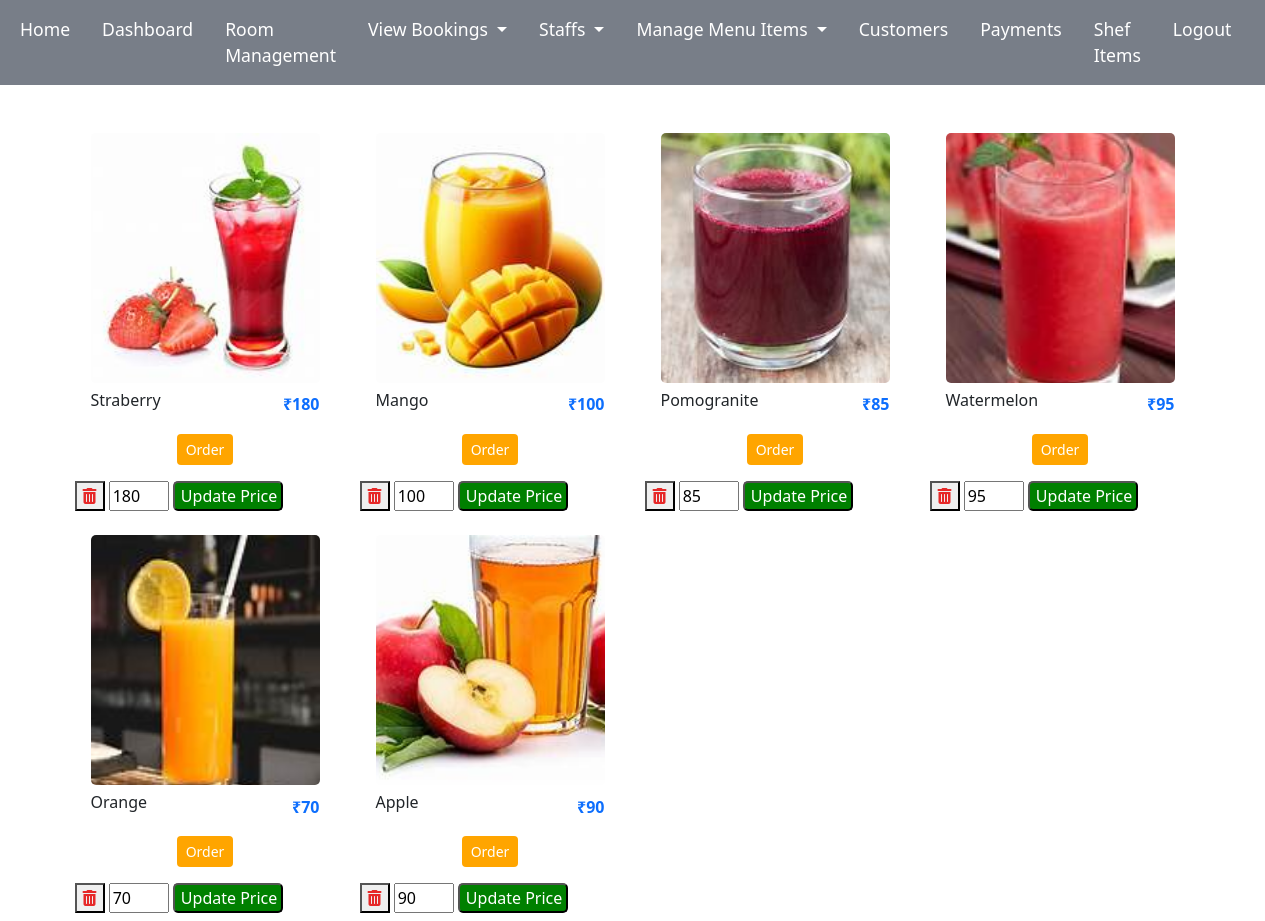
The page /adminbeverages.php on the database its author committed.
### tables this page shows
CREATE TABLE `food` (
  `foodtype` varchar(50) DEFAULT NULL,
  `vegornonveg` varchar(50) NOT NULL DEFAULT '0',
  `foodname` varchar(50) DEFAULT NULL,
  `foodprice` varchar(50) DEFAULT NULL,
  `foodimage` varchar(50) DEFAULT NULL,
  `description` varchar(50) DEFAULT NULL,
  `id` int(11) NOT NULL
);

### adminbeverages.php (the view, shortened to what this page needs)
<?php include("admintab.php"); ?>
<!DOCTYPE html>
<html lang="en">
<head>
 <link rel="stylesheet" href="https://cdnjs.cloudflare.com/ajax/libs/font-awesome/6.7.2/css/all.min.css">
  <link rel="stylesheet" href="bootstrap-5.3.5-dist/css/bootstrap.min.css">
  <link rel="stylesheet" href="admin.css">
  <link rel="stylesheet" href="https://cdnjs.cloudflare.com/ajax/libs/font-awesome/6.4.0/css/all.min.css">
</head>
<body>
  <div class="container">
    <div class="row">
      <?php
      $sql = "SELECT * FROM food where foodtype = 'Beverages'";
      $retval = mysqli_query($conn, $sql);
      while ($row = mysqli_fetch_assoc($retval)) {
      ?>
        <div class="col-lg-3 col-md-4 col-sm-8 mb-2 custom-margin">
          <div class="box p-3 text-center">
            <div class="img-box mb-2" style="border-radius:5px; overflow:hidden;">
              <img src="fimages/beverages/<?php echo $row['foodimage']; ?>" class="img-fluid" style="height:250px; width:250px; object-fit:cover;" alt="Food Image">
            </div>
            <div class="detail-box d-flex justify-content-between align-items-center">
              <h6 class="fw-400 mb-2"><?php echo $row['foodname']; ?></h6>
              <span class="text-primary fw-bold">₹<?php echo $row['foodprice']; ?></span>
            </div>
            <div class="mt-3">
              <button class="btn btn-sm fw-400" style="background-color:orange; color:#FFFFFF;">Order</button>
            </div>
          </div>
          <form action="" method="post">
            <button type="submit" name="delete" value="Delete"> <i class="fa-solid fa-trash-can" style="color: #e62828; border:none;"></i></button>
            <input type="text" name="fprice" value="<?php echo $row['foodprice'] ?>" style="width:60px;" required />
            <input type="submit" name="update" value="Update Price"  style="width:110px;  border-radius:5px; background-color:green; color:#FFFFFF;" />
          </form>
        </div>
      <?php
      }
      ?>
    </div>
  </div>
</body>
</html>

### admintab.php (shortened to what this page needs)
<!DOCTYPE html>
<html lang="en">
<head>
  <link rel="stylesheet" href="admin.css">
  <link href="https://cdn.jsdelivr.net/npm/bootstrap@5.3.5/dist/css/bootstrap.min.css" rel="stylesheet">
</head>
<body>
  <nav class="navbar navbar-expand-lg" style="color: white;  background-color:rgb(120, 126, 136); ">
    <div class="container-fluid " id="adminnavbarNav">
      <div class="collapse navbar-collapse" id="navbarSupportedContent">
        <ul class="navbar-nav me-auto mb-2 mb-lg-0">
          <li class="nav-item  me-3">
            <a class="nav-link" href="cfolder/home.php">Home</a>
          </li>
          <li class="nav-item  me-3">
            <a class="nav-link" aria-current="page" href="dashboard.php">Dashboard</a>
          </li>
          <li class="nav-item  me-3">
            <a class="nav-link" href="#">Room Management</a>
          </li>
          <li class="nav-item dropdown me-3">
            <a class="nav-link dropdown-toggle" href="#" role="button" data-bs-toggle="dropdown" aria-expanded="false">
           View Bookings
            </a>
          </li>
          <li class="nav-item dropdown me-3">
            <a class="nav-link dropdown-toggle" href="#" role="button" data-bs-toggle="dropdown" aria-expanded="false">
              Staffs
            </a>
          </li>
          <li class="nav-item dropdown me-3">
            <a class="nav-link dropdown-toggle" href="#" role="button" data-bs-toggle="dropdown" aria-expanded="false">
              Manage Menu Items
            </a>
          </li>
          <li class="nav-item me-3">
            <a class="nav-link" href="adminviewcustomerdetails.php">Customers</a>
          </li>
          <li class="nav-item me-3">
            <a class="nav-link" href="adminpayment.php">Payments</a>
          </li>
          <li class="nav-item me-3">
            <a class="nav-link" href="adminshefitems.php">Shef Items</a>
          </li>
          <li class="nav-item me-3">
            <a class="nav-link" href="#">Logout</a>
          </li>
        </ul>
      </div>
    </div>
  </nav>
</body>
</html>

### admin.css (style rules this page uses)
.navbar-nav .nav-link { font-size: 1.1rem; color: white }

### rows shown on the page
food: foodimage (picture), foodname "Straberry", foodprice "180", fprice "180"
food: foodimage (picture), foodname "Mango", foodprice "100", fprice "100"
food: foodimage (picture), foodname "Pomogranite", foodprice "85", fprice "85"
food: foodimage (picture), foodname "Watermelon", foodprice "95", fprice "95"
food: foodimage (picture), foodname "Orange", foodprice "70", fprice "70"
food: foodimage (picture), foodname "Apple", foodprice "90", fprice "90"
